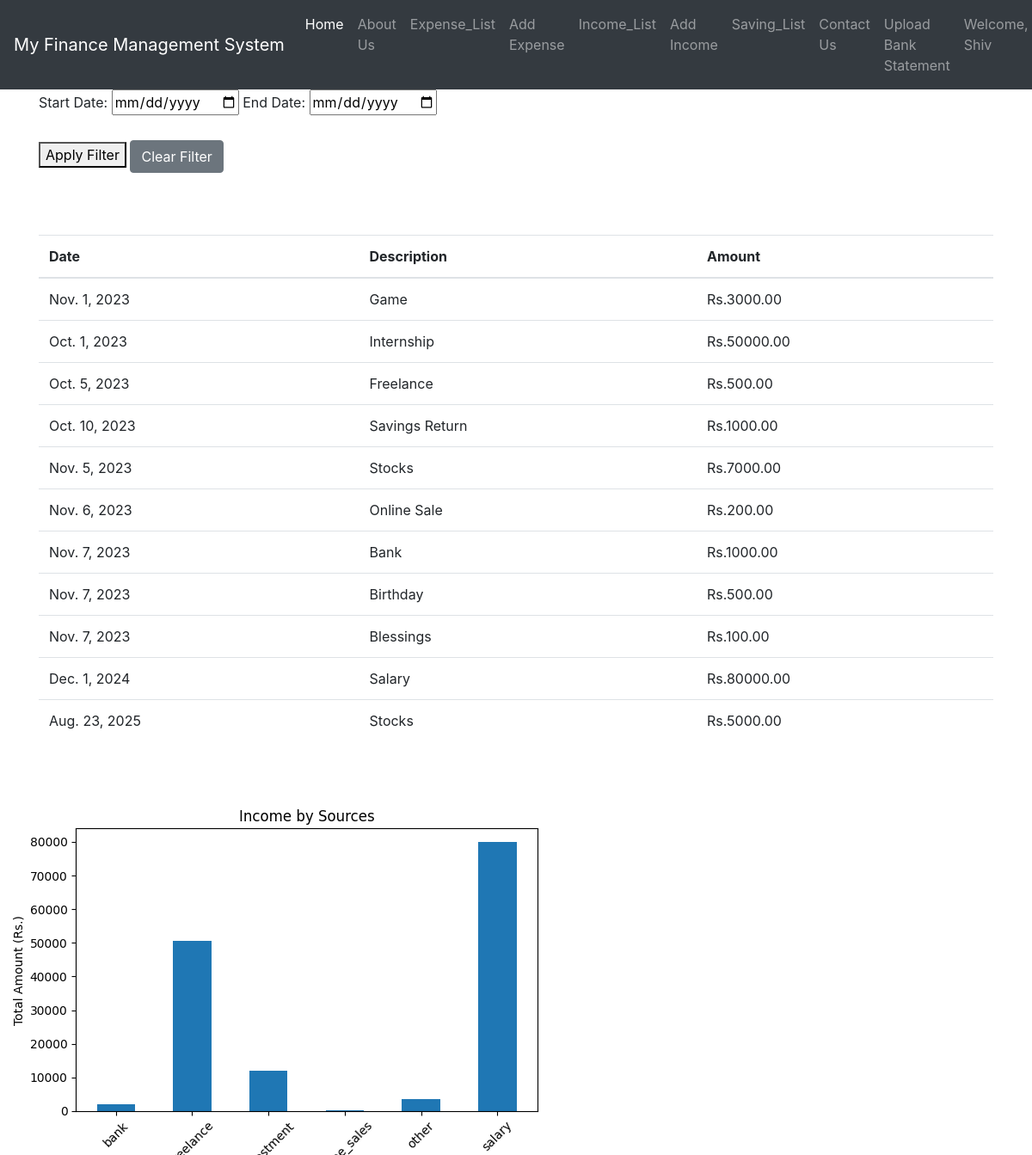
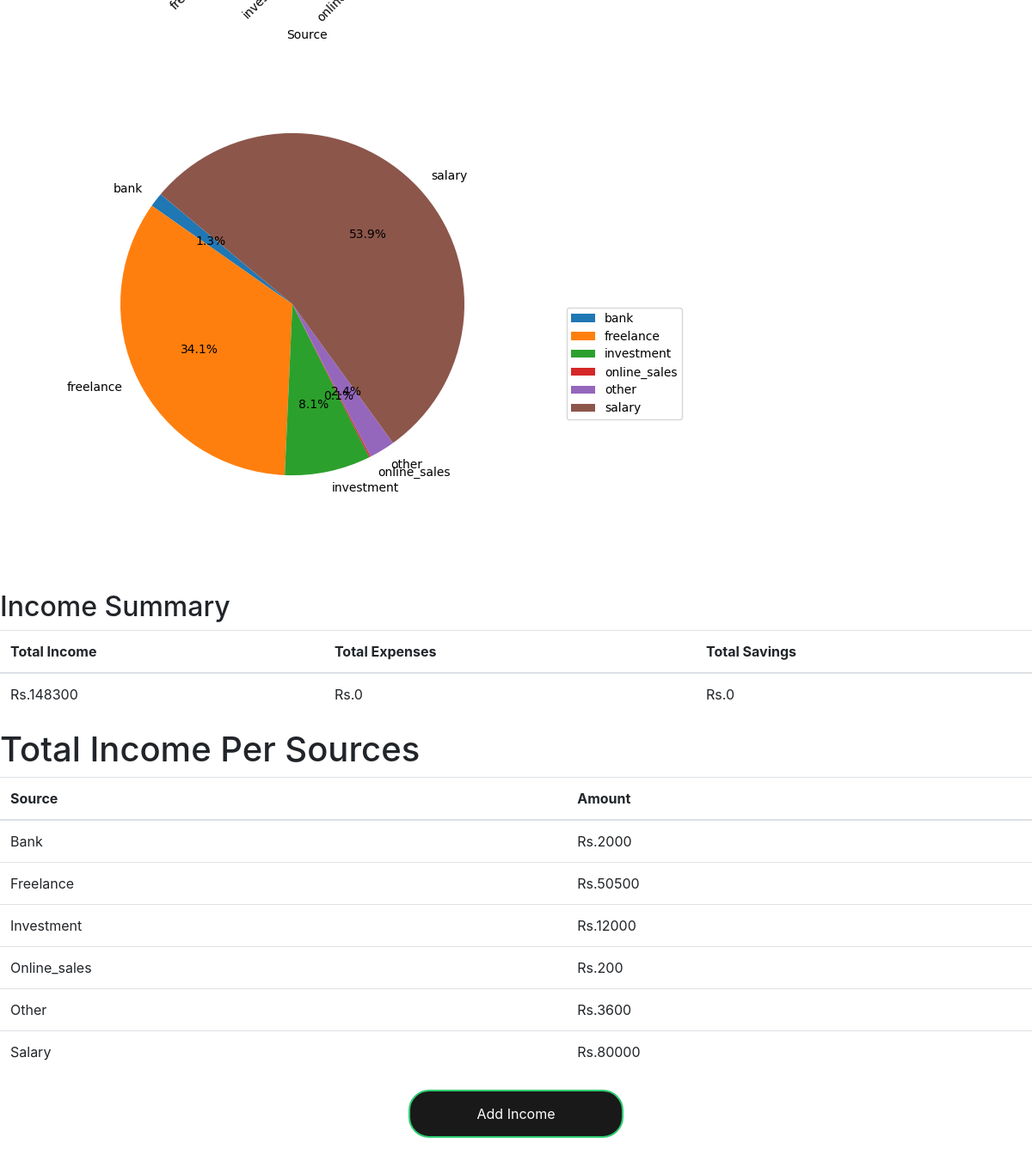
The app's page /income_list (signed in) with its own data (2 pictures, top to bottom).
### finance_app/models.py (models this page shows)
class Income(models.Model):
    user = models.ForeignKey(User, on_delete=models.CASCADE)
    date = models.DateField()
    source = models.CharField(max_length=255, choices=SOURCE_CHOICES)
    description = models.CharField(max_length=400)
    amount = models.DecimalField(max_digits=10, decimal_places=2)

### finance_app/views.py (the view, shortened to what this page needs)
# urls.py: path("income_list", views.income_list, name='income_list'),
@login_required
def income_list(request):
    incomes = Income.objects.filter(user=request.user)
    start_date = request.GET.get('start_date')
    end_date = request.GET.get('end_date')
    if start_date and end_date:
            start_date = datetime.strptime(start_date, "%Y-%m-%d")
            end_date = datetime.strptime(end_date, "%Y-%m-%d")
            incomes = incomes.filter(date__range=[start_date, end_date]).order_by('date')
    total_incomes = incomes.aggregate(Sum('amount'))['amount__sum']
    start_date = request.GET.get('start_date')
    end_date = request.GET.get('end_date')
    total_expenses = calculate_total_expenses(request.user, start_date, end_date)
    start_date = request.GET.get('start_date')
    end_date = request.GET.get('end_date')
    total_savings = calculate_total_savings(request.user, start_date, end_date)
    source_totals = (
        incomes.values('source')
        .annotate(total_amount=Sum('amount'))
        .order_by('source')
    )
    income_data = pd.DataFrame(list(incomes.values()))
    income_by_source = income_data.groupby('source')['amount'].sum()
    fig, ax = plt.subplots()
    ax.set_title('Income by Sources')
    ax.set_xlabel('Source')
    ax.set_ylabel('Total Amount (Rs.)')
    ax.bar(income_by_source.index, income_by_source.values, width=0.5)
    ax.set_xticklabels(income_by_source.index, rotation=45)
    plt.tight_layout()
    img_buffer1 = BytesIO()
    fig.savefig(img_buffer1, format='png')
    img_buffer1.seek(0)
    img_data1 = base64.b64encode(img_buffer1.read()).decode()
    img_buffer1.close()
    plt.close(fig)  # Close the Matplotlib figure to release resources
    labels = income_by_source.index  # Access the index directly
    values = income_by_source.values  # Access the values directly
    plt.figure(figsize=(8,6))
    pie=plt.pie(values, labels=labels,autopct='%1.1f%%', startangle=140)
    plt.axis('equal')  # Equal aspect ratio ensures that the pie chart is circular.
    plt.legend(pie[0],labels, bbox_to_anchor=(1,0.4), loc="center right", fontsize=10,
           bbox_transform=plt.gcf().transFigure)
    plt.subplots_adjust(left=0.15, bottom=0.15, right=0.70)
    img_buffer = BytesIO()
    plt.savefig(img_buffer, format='png')
    img_buffer.seek(0)
    img_data_pie = base64.b64encode(img_buffer.read()).decode()
    img_buffer.close()
    plt.close()
    return render(
        request,
        'finance_app/income_list.html',
        {
            'incomes': incomes,
            'plot_image': img_data1,
            'pie_image' : img_data_pie,
            'total_incomes': total_incomes,
            'total_expenses': total_expenses,
            'total_savings': total_savings,
            'source_totals': source_totals,
            'start_date': start_date,
            'end_date': end_date,
        },
    )

### finance_app/views.py (called while the page is built)
def calculate_total_expenses(user, start_date, end_date):
    expenses = Expense.objects.filter(user=user, date__range=[start_date, end_date])
    total_expenses = expenses.aggregate(total=Sum('amount'))
    return total_expenses['total'] or 0

def calculate_total_income(user, start_date, end_date):
    total_income = (
        Income.objects.filter(user=user, date__range=[start_date, end_date])
        .aggregate(total=Sum('amount'))
    )
    return total_income['total'] or 0  # Return 0 if no income found

def calculate_total_savings(user, start_date, end_date):
    total_income = calculate_total_income(user, start_date, end_date)
    total_expenses = calculate_total_expenses(user, start_date, end_date)  # You need to implement this function.
    total_savings = total_income - total_expenses
    return total_savings

### finance_app/templates/finance_app/income_list.html (shortened to what this page needs)
{% extends "finance_app/base.html" %}
{% block body %}
<div class="container">
    <h1>Income List</h1>
    <form method="GET">
        <label for="start_date">Start Date:</label>
        <input type="date" id="start_date" name="start_date" value="{{ request.GET.start_date }}">
        <label for="end_date">End Date:</label>
        <input type="date" id="end_date" name="end_date" value="{{ request.GET.end_date }}">
        <br>
        <br>
        <button type="submit">Apply Filter</button>
        <a href="http://127.0.0.1:8000/income_list" class="btn btn-secondary">Clear Filter</a>
    </form>
    <br>
    <br>
    <br>
    <table class="table">
        <thead>
            <tr>
                <th>Date</th>
                <th>Description</th>
                <th>Amount</th>
            </tr>
        </thead>
        <tbody>
            {% for income in incomes %}
                <tr>
                    <td>{{ income.date }}</td>
                    <td>{{ income.description|capfirst }}</td>
                    <td>Rs.{{ income.amount }}</td>
                </tr>
            {% empty %}
                <tr>
                    <td colspan="2">No income records found.</td>
                </tr>
            {% endfor %}
        </tbody>
    </table>
</div>
<br>
<br>
<img alt="Income by Sources">
<img alt="Income by Sources">
<br>
<br>
<div>
    <h2>Income Summary</h2>
    <table class='table'>
      <thead>
        <tr>
          <th>Total Income</th>
          <th>Total Expenses</th>
          <th>Total Savings</th>
        </tr>
      </thead>
      <tbody>
        <tr>
          <td>Rs.{{ total_incomes }}</td>
          <td>Rs.{{ total_expenses }}</td>
          <td>Rs.{{ total_savings }}</td>
        </tr>
      </tbody>
    </table>
</div>
<div>
    <h1>Total Income Per Sources</h1>
    <table class="table">
      <thead>
          <tr>
              <th>Source</th>
              <th>Amount</th>
          </tr>
      </thead>
      <tbody>
        {% for source_total in source_totals %}
              <tr>
                  <td>{{ source_total.source|capfirst }}</td>
                  <td>Rs.{{ source_total.total_amount }}</td>
              </tr>
          {% empty %}
              <tr>
                  <td colspan="2">No Income records found.</td>
              </tr>
          {% endfor %}
      </tbody>
  </table>
</div>
<a href="{% url 'add_income' %}" class="button-link">
    <div class="button">
        Add Income
    </div>
</a>
{% endblock body %}

### finance_app/templates/finance_app/base.html (shortened to what this page needs)
<!doctype html>
<html lang="en">
  <head>
    <link rel="stylesheet" href="https://stackpath.bootstrapcdn.com/bootstrap/4.4.1/css/bootstrap.min.css">
    <link rel="stylesheet" href="https://cdnjs.cloudflare.com/ajax/libs/font-awesome/6.0.0-beta3/css/all.min.css">
  </head>
  <body class="pt-5">
<nav class="navbar navbar-expand-lg navbar-dark bg-dark fixed-top">
  <a class="navbar-brand" href="/">My Finance Management System</a>
  <div class="collapse navbar-collapse" id="navbarSupportedContent">
    <ul class="navbar-nav mr-auto">
      <li class="nav-item active">
        <a class="nav-link" href="/">Home <span class="sr-only">(current)</span></a>
      </li>
      <li class="nav-item">
        <a class="nav-link" href="/about">About Us</a>
      </li>
      {% if user.is_authenticated %}
      <li class="nav-item">
        <a class="nav-link" href="/expense_list">Expense_List</a>
      </li>
      <li class="nav-item">
        <a class="nav-link" href="/add_expense">Add Expense</a>
      </li>
      <li class="nav-item">
        <a class="nav-link" href="/income_list">Income_List</a>
      </li>
      <li class="nav-item">
        <a class="nav-link" href="/add_income">Add Income</a>
      </li>
      <li class="nav-item">
        <a class="nav-link" href="/saving_list">Saving_List</a>
      </li>
      <li class="nav-item">
        <a class="nav-link" href="/contact">Contact Us</a>
      </li>
      <li class="nav-item">
        <a class="nav-link" href="/upload_bank_statement">Upload Bank Statement</a>
      </li>
      <li class="nav-item">
        <a class="nav-link" href="#">Welcome, {{user.username}}  </a>
      </li>
      {% endif %}
    </ul>
  </div>
</nav>
{% block body %} {% endblock body %}
  </body>
</html>

### finance_app/templates/finance_app/income_list.html (style rules this page uses)
.button { border: 0; background: #191919; display: block; margin: 20px auto; text-align: center; border: 2px solid #2ecc71; padding: 14px 40px; outline: none; color: white; border-radius: 24px; transition: 0.25s; cursor: pointer; text-decoration: none; width:250px; }

### records on screen
Income: date "Nov. 1, 2023", description "Game", amount "3000.00"
Income: date "Oct. 1, 2023", description "Internship", amount "50000.00"
Income: date "Oct. 5, 2023", description "Freelance", amount "500.00"
Income: date "Oct. 10, 2023", description "Savings Return", amount "1000.00"
Income: date "Nov. 5, 2023", description "Stocks", amount "7000.00"
Income: date "Nov. 6, 2023", description "Online Sale", amount "200.00", source "Online_sales", total_amount "200"
Income: date "Nov. 7, 2023", description "Bank", amount "1000.00"
Income: date "Nov. 7, 2023", description "Birthday", amount "500.00"
Income: date "Nov. 7, 2023", description "Blessings", amount "100.00"
Income: date "Dec. 1, 2024", description "Salary", amount "80000.00", source "Salary", total_amount "80000"
Income: date "Aug. 23, 2025", description "Stocks", amount "5000.00"

### other values on screen
{{ user.username }} "Shiv"
{{ total_incomes }} "148300"
{{ total_expenses }} "0"
{{ total_savings }} "0"
{{ source_total.source|capfirst }} "Bank" "Freelance" "Investment" "Other"
{{ source_total.total_amount }} "2000" "50500" "12000" "3600"
